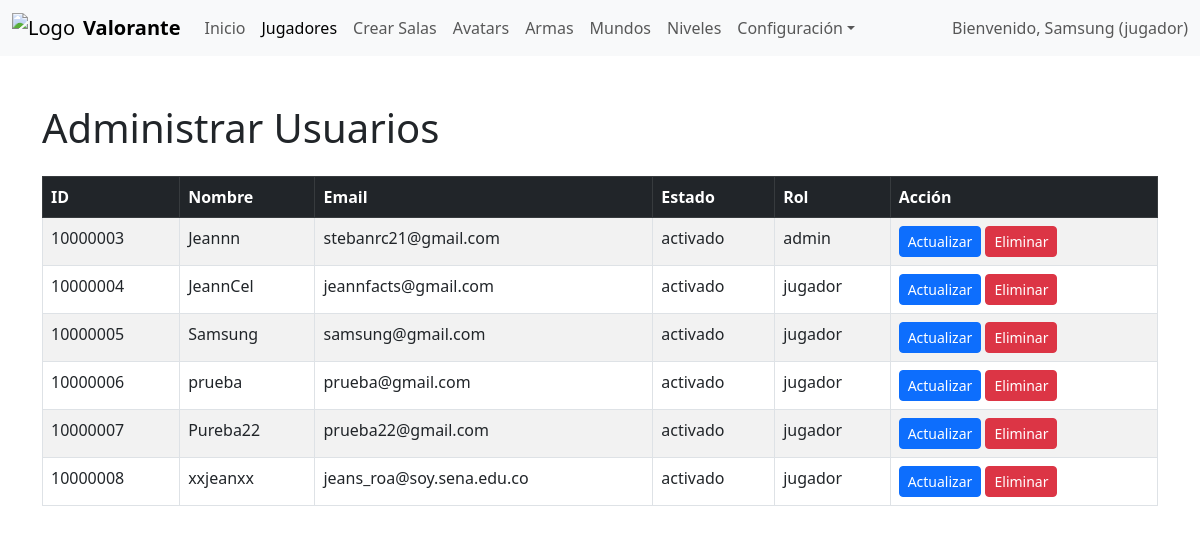
The page /admin/jugadores/jugadores.php (signed in) on the database its author committed.
### tables this page shows
CREATE TABLE `usuarios` (
  `doc` int(11) NOT NULL,
  `nom_usu` varchar(255) NOT NULL,
  `contra` varchar(255) NOT NULL,
  `email` varchar(255) NOT NULL,
  `id_avatar` int(11) NOT NULL,
  `id_rol` int(11) NOT NULL,
  `id_estado` int(11) NOT NULL,
  `ultima_sesion` timestamp NOT NULL DEFAULT current_timestamp(),
  `create_at` timestamp NOT NULL DEFAULT current_timestamp(),
  `update_at` timestamp NOT NULL DEFAULT current_timestamp() ON UPDATE current_timestamp()
);

CREATE TABLE `roles` (
  `id_rol` int(11) NOT NULL,
  `nom_rol` varchar(255) NOT NULL
);

CREATE TABLE `estados` (
  `id_estado` int(11) NOT NULL,
  `nom_estado` varchar(255) NOT NULL
);

### include/consultas.php (called while the page is built, shortened)
<?php
function obtenerUsuarios() {
    return "SELECT * FROM usuarios LEFT JOIN estados ON usuarios.id_estado = estados.id_estado
    LEFT JOIN roles ON usuarios.id_rol = roles.id_rol";
}
?>

### admin/jugadores/jugadores.php (the view, shortened to what this page needs)
<?php
require_once('../header.php');
?>
<body>
    <div class="container mt-5">
        <h1 class="mb-4">Administrar Usuarios</h1>
        <table class="table table-striped table-bordered">
            <thead class="table-dark">
                <tr>
                    <th>ID</th>
                    <th>Nombre</th>
                    <th>Email</th>
                    <th>Estado</th>
                    <th>Rol</th>
                    <th>Acción</th>
                </tr>
            </thead>
            <tbody>
                <?php
                try {
                    $sql = $con->prepare(obtenerUsuarios());
                    $sql->execute();
                    $filas = $sql->fetchAll(PDO::FETCH_ASSOC);
                    foreach ($filas as $detalle) {
                ?>
                    <tr>
                        <td><?php echo $detalle['doc']; ?></td>
                        <td><?php echo $detalle['nom_usu']; ?></td>
                        <td><?php echo $detalle['email']; ?></td>
                        <td><?php echo $detalle['nom_estado']; ?></td>
                        <td><?php echo $detalle['nom_rol']; ?></td>
                        <td>
                            <button class="btn btn-primary btn-sm" data-bs-toggle="modal" data-bs-target="#modalActualizar"
                                    onclick="cargarDatosModal('<?php echo $detalle['doc']; ?>',
                                                              '<?php echo $detalle['nom_usu']; ?>',
                                                              '<?php echo $detalle['email']; ?>',
                                                              '<?php echo $detalle['id_estado']; ?>',
                                                              '<?php echo $detalle['id_rol']; ?>')"> Actualizar
                            </button>
                            <a class="btn btn-danger btn-sm" href="eliminarJugadores.php?id=<?php echo $detalle['doc']; ?>" onclick="return confirm('¿Desea eliminar el registro?')">Eliminar</a>
                        </td>
                    </tr>
                <?php
                    }
                } catch (Exception $e) {
                    echo "<tr><td colspan='8'>Error al cargar los datos: " . ($e->getMessage()) . "</td></tr>";
                }
                ?>
            </tbody>
        </table>
    </div>
</body>
</html>

### admin/header.php (shortened to what this page needs)
<?php
require_once(ROOT_PATH . '/include/consultas.php');
$conex = new Database;
$con = $conex->conectar();
$id = $_SESSION['doc'];
$sql = $con->prepare("SELECT usuarios.doc AS usuario_id, usuarios.nom_usu AS nom_usu, roles.id_rol AS rol_id, roles.nom_rol AS nom_rol, usuarios.id_estado AS id_estado FROM usuarios INNER JOIN roles ON usuarios.id_rol = roles.id_rol WHERE usuarios.doc = ? ");
$sql->execute([$id]);
$fila = $sql->fetch();
?>
<!DOCTYPE html>
<html lang="es">
<head>
    <link rel="stylesheet" href="<?php echo BASE_URL . '/css/styles.css'; ?>">
    <link href="https://cdn.jsdelivr.net/npm/bootstrap@5.3.0/dist/css/bootstrap.min.css" rel="stylesheet">
</head>
<body>
    <nav class="navbar navbar-expand-lg navbar-light bg-light">
        <div class="container-fluid">
            <a class="navbar-brand d-flex align-items-center" href="<?php echo BASE_URL . '/admin/index.php'; ?>">
                <img src="<?php echo BASE_URL . '/img/SolucionesTextilesSinFondo.png'; ?>" alt="Logo" class="img-fluid" style="max-height: 60px;">
                <span class="ms-2 fw-semibold">Valorante</span>
            </a>
            <div class="collapse navbar-collapse" id="navbarContent">
                <ul class="navbar-nav me-auto mb-2 mb-lg-0">
                    <li class="nav-item"><a class="nav-link <?php echo (basename($_SERVER['PHP_SELF']) == 'index.php') ? 'active' : ''; ?>" href="<?php echo BASE_URL . '/admin/index.php'; ?>">Inicio</a></li>
                    <li class="nav-item"><a class="nav-link <?php echo (basename($_SERVER['PHP_SELF']) == 'jugadores.php') ? 'active' : ''; ?>" href="<?php echo BASE_URL . '/admin/jugadores/jugadores.php'; ?>">Jugadores</a></li>
                    <li class="nav-item"><a class="nav-link <?php echo (basename($_SERVER['PHP_SELF']) == 'crear_sala.php') ? 'active' : ''; ?>" href="<?php echo BASE_URL . '/admin/crear_sala.php'; ?>">Crear Salas</a></li>
                    <li class="nav-item"><a class="nav-link <?php echo (basename($_SERVER['PHP_SELF']) == 'avatars.php') ? 'active' : ''; ?>" href="<?php echo BASE_URL . '/admin/avatars.php'; ?>">Avatars</a></li>
                    <li class="nav-item"><a class="nav-link <?php echo (basename($_SERVER['PHP_SELF']) == 'armas.php') ? 'active' : ''; ?>" href="<?php echo BASE_URL . '/admin/armas.php'; ?>">Armas</a></li>
                    <li class="nav-item"><a class="nav-link <?php echo (basename($_SERVER['PHP_SELF']) == 'mundos.php') ? 'active' : ''; ?>" href="<?php echo BASE_URL . '/admin/mundos.php'; ?>">Mundos</a></li>
                    <li class="nav-item"><a class="nav-link <?php echo (basename($_SERVER['PHP_SELF']) == 'niveles.php') ? 'active' : ''; ?>" href="<?php echo BASE_URL . '/admin/niveles.php'; ?>">Niveles</a></li>
                    <li class="nav-item dropdown">
                        <a class="nav-link dropdown-toggle <?php echo (basename($_SERVER['PHP_SELF']) == 'perfil.php') ? 'active' : ''; ?>" href="#" id="menuOpciones" role="button" data-bs-toggle="dropdown" aria-expanded="false">Configuración</a>
                    </li>
                </ul>
                <span class="navbar-text">Bienvenido, <?php echo htmlspecialchars($fila['nom_usu']); ?> (<?php echo htmlspecialchars($fila['nom_rol']); ?>)</span>
            </div>
        </div>
    </nav>
</body>

### css/styles.css (style rules this page uses)
* { margin: 0; padding: 0; box-sizing: border-box; }
body, html { font-family: Arial, sans-serif; color: #fff; height: 100%; }
.btn { background-color: #0066cc; padding: 10px 20px; border: none; border-radius: 5px; font-size: 1rem; color: #fff; cursor: pointer; transition: background-color 0.3s ease; }

### rows shown on the page
usuarios: nom_usu "Samsung", id_rol.nom_rol "jugador", doc "10000005", email "samsung@gmail.com", id_estado.nom_estado "activado"
usuarios: doc "10000003", nom_usu "Jeannn", email "stebanrc21@gmail.com", id_estado.nom_estado "activado", id_rol.nom_rol "admin"
usuarios: doc "10000004", nom_usu "JeannCel", email "jeannfacts@gmail.com", id_estado.nom_estado "activado", id_rol.nom_rol "jugador"
usuarios: doc "10000006", nom_usu "prueba", email "prueba@gmail.com", id_estado.nom_estado "activado", id_rol.nom_rol "jugador"
usuarios: doc "10000007", nom_usu "Pureba22", email "prueba22@gmail.com", id_estado.nom_estado "activado", id_rol.nom_rol "jugador"
usuarios: doc "10000008", nom_usu "xxjeanxx", email "jeans_roa@soy.sena.edu.co", id_estado.nom_estado "activado", id_rol.nom_rol "jugador"
